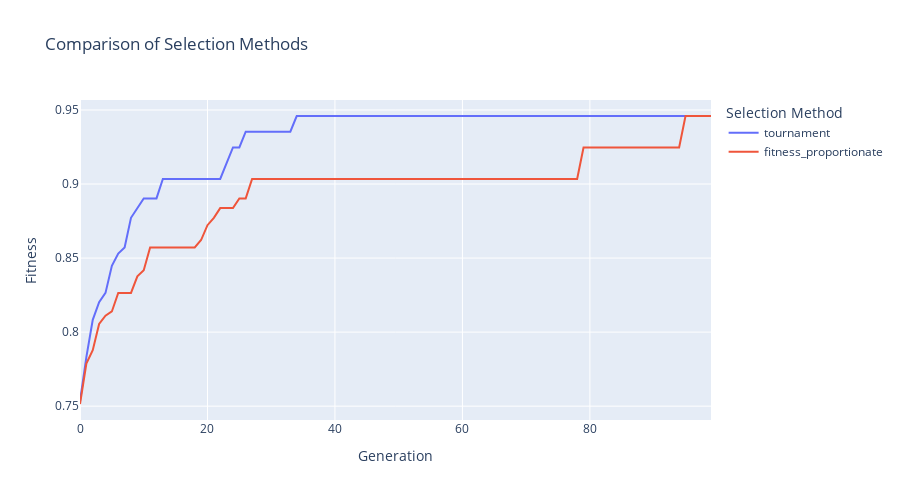

Notebook code for this chart:
### Code cell
selection_results = {}

for col in data.columns:
    selection_method = col.split("|")[0]  # tournament ou fitness_proportionate
    if selection_method not in selection_results:
        selection_results[selection_method] = []
    selection_results[selection_method].append(data[col])

# calculate median by generation for each method 
selection_avg_df = pd.DataFrame({
    method: pd.concat(columns, axis=1).median(axis=1)
    for method, columns in selection_results.items()
})

fig = go.Figure()
for method in selection_avg_df.columns:
    fig.add_trace(go.Scatter(
        x=selection_avg_df.index,
        y=selection_avg_df[method],
        mode='lines',
        name=method
    ))

fig.update_layout(
    title="Comparison of Selection Methods",
    xaxis_title="Generation",
    yaxis_title="Fitness",
    legend_title="Selection Method",
    width=900,
    height=500
)

fig.show()
